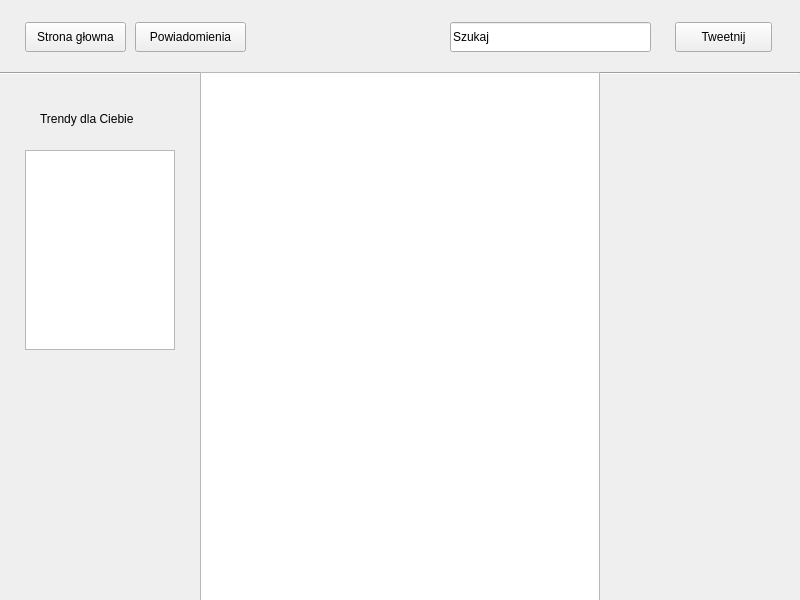
<?xml version="1.0" encoding="UTF-8"?>
<ui version="4.0">
 <class>main_window</class>
 <widget class="QMainWindow" name="main_window">
  <property name="geometry">
   <rect>
    <x>0</x>
    <y>0</y>
    <width>800</width>
    <height>600</height>
   </rect>
  </property>
  <property name="minimumSize">
   <size>
    <width>800</width>
    <height>600</height>
   </size>
  </property>
  <property name="maximumSize">
   <size>
    <width>800</width>
    <height>600</height>
   </size>
  </property>
  <property name="windowTitle">
   <string>Twitter Application</string>
  </property>
  <widget class="QWidget" name="centralwidget">
   <widget class="Line" name="line">
    <property name="geometry">
     <rect>
      <x>0</x>
      <y>72</y>
      <width>800</width>
      <height>3</height>
     </rect>
    </property>
    <property name="orientation">
     <enum>Qt::Horizontal</enum>
    </property>
   </widget>
   <widget class="QPushButton" name="btn_mainWindow">
    <property name="geometry">
     <rect>
      <x>25</x>
      <y>22</y>
      <width>101</width>
      <height>30</height>
     </rect>
    </property>
    <property name="text">
     <string>Strona głowna</string>
    </property>
   </widget>
   <widget class="QPushButton" name="btn_powiadomienia">
    <property name="geometry">
     <rect>
      <x>135</x>
      <y>22</y>
      <width>111</width>
      <height>30</height>
     </rect>
    </property>
    <property name="text">
     <string>Powiadomienia</string>
    </property>
   </widget>
   <widget class="QPushButton" name="btn_tweetnij">
    <property name="geometry">
     <rect>
      <x>675</x>
      <y>22</y>
      <width>97</width>
      <height>30</height>
     </rect>
    </property>
    <property name="text">
     <string>Tweetnij</string>
    </property>
   </widget>
   <widget class="QLineEdit" name="lineEdit">
    <property name="geometry">
     <rect>
      <x>450</x>
      <y>22</y>
      <width>201</width>
      <height>30</height>
     </rect>
    </property>
    <property name="text">
     <string>Szukaj</string>
    </property>
   </widget>
   <widget class="QListWidget" name="lista_tweetow">
    <property name="geometry">
     <rect>
      <x>200</x>
      <y>72</y>
      <width>400</width>
      <height>530</height>
     </rect>
    </property>
   </widget>
   <widget class="QListView" name="lista_trendow">
    <property name="geometry">
     <rect>
      <x>25</x>
      <y>150</y>
      <width>150</width>
      <height>200</height>
     </rect>
    </property>
   </widget>
   <widget class="QLabel" name="label">
    <property name="geometry">
     <rect>
      <x>40</x>
      <y>110</y>
      <width>118</width>
      <height>17</height>
     </rect>
    </property>
    <property name="text">
     <string>Trendy dla Ciebie</string>
    </property>
   </widget>
  </widget>
 </widget>
 <resources/>
 <connections/>
</ui>
